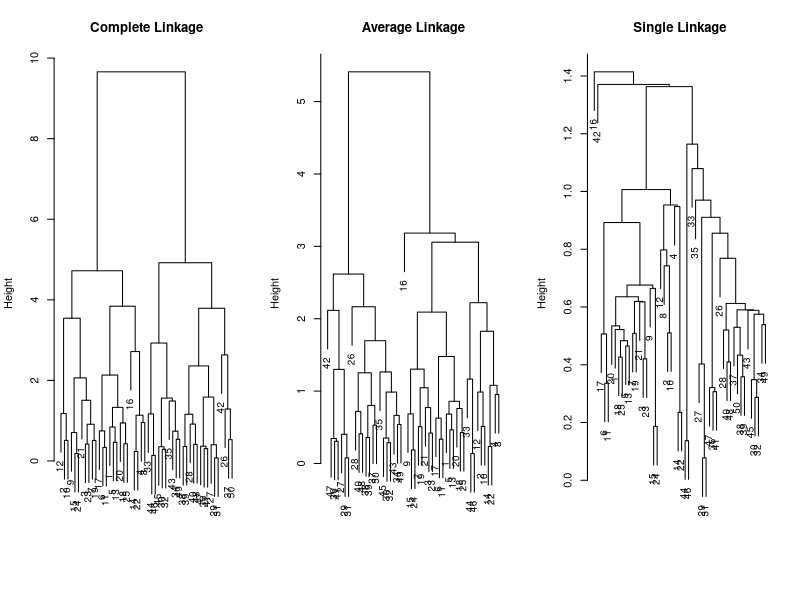
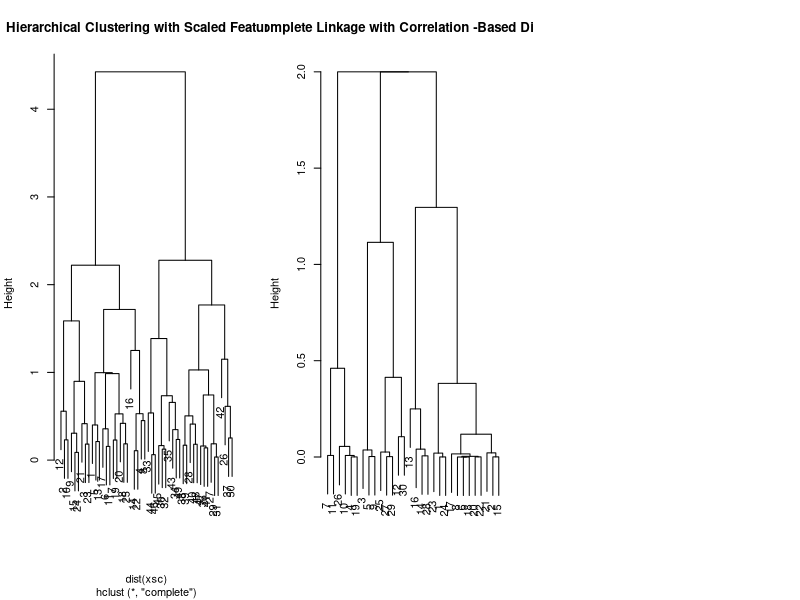

These figures' R source, in order:
set.seed (2)
x=matrix(rnorm(50*2), ncol=2)
x[1:25,1]=x[1:25,1]+3
x[1:25,2]=x[1:25,2]-4

hc.complete=hclust(dist(x), method="complete")



hc.average=hclust(dist(x), method="average")
hc.single=hclust(dist(x), method="single")


par(mfrow=c(1,3))
plot(hc.complete,main="Complete Linkage", xlab="", sub="",cex =.9)
plot(hc.average , main="Average Linkage", xlab="", sub="",cex =.9)
plot(hc.single , main="Single Linkage", xlab="", sub="",cex =.9)


cutree(hc.complete, 2)
cutree(hc.average, 2)
cutree(hc.single, 2)


xsc=scale(x)
plot(hclust(dist(xsc), method="complete"), main="Hierarchical Clustering with Scaled Features ")

x=matrix(rnorm(30*3), ncol=3)
dd=as.dist(1-cor(t(x)))
plot(hclust(dd, method="complete"), main="Complete Linkage with Correlation -Based Distance", xlab="", sub="")

